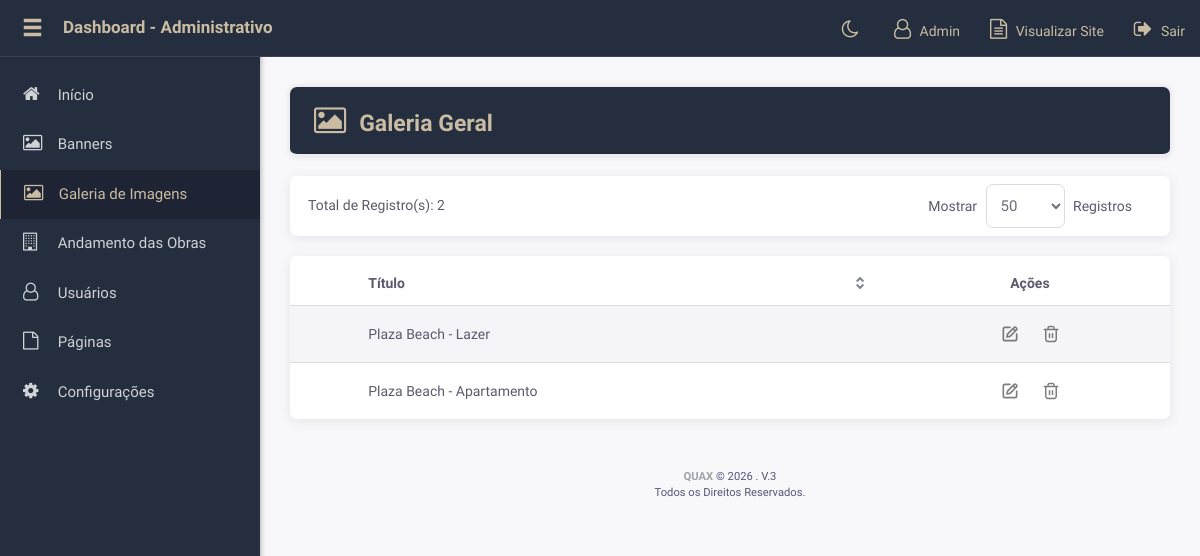
The page /q-admin/list/galeria.php (signed in) on the database its author committed.
### tables this page shows
CREATE TABLE `adm_galeria` (
  `id` int(11) NOT NULL,
  `titulo` varchar(255) DEFAULT NULL,
  `permalink` varchar(100) NOT NULL,
  `status` int(1) NOT NULL DEFAULT 1,
  `criado` timestamp NOT NULL DEFAULT current_timestamp()
);

### q-admin/config.php (called while the page is built, shortened)
<?php
require_once __DIR__."/../php/classes/Class.login.php";
require_once __DIR__."/php/functions.php";
$userClass = new Usuario();
$arMenu = [
	'Início' => [
		'show' 		=> true,
		'icon' 		=> 'home',
		'access'  	=> 'FULL',
		'file' 		=> 'index.php',
		'submenu' 	=> NULL
	],
	'Banners' => [
		'show' 		=> true,
		'icon' 		=> 'picture-o',
		'access'  	=> 6,
		'file' 		=> 'list/banners.php',
		'submenu' 	=> NULL
	],
	'Tenho Interesse' => [
		'show' 		=> true,
		'icon' 		=> 'address-card-o',
		'access'  	=> 16,
		'file' 		=> 'list/trabalhe-conosco.php',
		'submenu' 	=> NULL
	],
	'Galeria de Imagens' => [
		'show' 		=> true,
		'icon' 		=> 'picture-o',
		'access'  	=> 5,
		'file' 		=> 'list/galeria.php',
		'submenu' 	=> NULL
	],
	'Andamento das Obras' => [
		'show' 		=> true,
		'icon' 		=> 'building-o',
		'access'  	=> 7,
		'file' 		=> 'form/obras.php',
		'submenu' 	=> NULL
	],
	'Usuários' => [
		'show' 		=> true,
		'icon' 		=> 'user-o',
		'access'  	=> 3,
		'file' 		=> 'list/usuarios.php',
		'submenu' 	=> NULL
	],
	'Páginas' => [
		'show' 		=> true,
		'icon' 		=> 'file-o',
		'access'  	=> 1,
		'file' 		=> 'list/paginas.php',
		'submenu' 	=> NULL
	],
	'Configurações' => [
		'show' 		=> true,
		'icon' 		=> 'cog',
		'access'  	=> 2,
		'file' 		=> 'form/configuracoes.php',
		'submenu' 	=> NULL
	],
];
$LIST_ACCESS_FILE = [
	'FULL' => [
		'index.php',
		'ajax/ajax-clear-string.php',
		'ajax/ajax-cities.php',
		'ajax/ajax-image-functions.php',
		'ajax/ajax-image-upload.php',
		'ajax/ajax-save-order.php',
		'ajax/ajax-delete-check.php',
		'sair.php'],
	1  => [
		'list/paginas.php',
		'form/paginas.php'
	],
	2  => ['form/configuracoes.php'],
	3  => [
		'list/usuarios.php',
		'form/usuarios.php'
	],
	5  => [
		'list/galeria.php',
		'form/galeria.php',
	],
	6 => [
		'list/banners.php',
		'form/banners.php'
	],
	7 => ['form/obras.php'],
	16 => [
		'list/trabalhe-conosco.php',
	],
];
$javascript = ['bootstrap.js', 'jquery.tablesorter-pager.js', 'sweetalert2.min.js', 'script.admin.js'];
$acessoAutor 	= $userClass->getAcesso();
$__ITEMS_PER_PAGE__ = 50;

### php/classes/Class.login.php (called while the page is built, shortened)
<?php
class Usuario {
    var $prefixoChaves = 'usuario_';
	function getAutor() {
		return $_SESSION[$this->prefixoChaves."nome_completo"];
	}
	function getAcesso() {
		return explode("-",$_SESSION[$this->prefixoChaves."acesso"]);
	}
}

### q-admin/models/galeria.php (called while the page is built, shortened)
<?php
$__TABLE__ 	 	 = 'GALERIA';
$_header['titulo'] = 'Galeria Geral';
$_header['icon']   = 'picture-o';

### php/ezsql/ez_sql_core.php (called while the page is built, shortened)
<?php
	class ezSQLcore
	{
		var $num_queries      = 0;
		var $conn_queries     = 0;
		var $timers           = array();
		function get_host_port( $host, $default = false )
		{
			$port = $default;
			return array( $host, $port );
		}
		function flush()
		{
			$this->last_result = null;
		}
		function get_results($query=null, $output = OBJECT)
		{
			if ( $query )
			{
				$this->query($query);
			}
			if ( $output == OBJECT )
			{
				return $this->last_result;
			}
		}
		function timer_get_cur()
		{
			list($usec, $sec) = explode(" ",microtime());
			return ((float)$usec + (float)$sec);
		}
		function timer_start($timer_name)
		{
			$this->timers[$timer_name] = $this->timer_get_cur();
		}
		function timer_elapsed($timer_name)
		{
			return round($this->timer_get_cur() - $this->timers[$timer_name],2);
		}
		function count ($all = true, $increase = false) {
			if ($increase) {
				$this->num_queries++;
				$this->conn_queries++;
			}
			return ($all) ? $this->num_queries : $this->conn_queries;
		}
	}

### php/database.php (called while the page is built, shortened)
<?php
$tables = [];
$tables['ACESSOS'] 		 	  	= PREFIX.'acessos';
$tables['PAGINAS'] 			  	= PREFIX.'paginas';
$tables['USUARIOS'] 		  	= PREFIX.'usuarios';
$tables['BANNERS']			  	= PREFIX.'banners';
$tables['CADASTRO']				= PREFIX.'cadastro';
$tables['CONFIG']			  	= PREFIX.'config';
$tables['GALERIA']				= PREFIX.'galeria';
$tables['GALERIA_IMG']			= PREFIX.'galeria_imagens';
$tables['EMPREENDIMENTOS_IMG']	= PREFIX.'empreendimentos_imagens';
require PHP."ezsql/ez_sql_core.php";
require PHP."ezsql/ez_sql_mysqli.php";
$db = new ezSQL_mysqli(DB_USER,DB_PASS,DB_NAME,DB_HOST);

### php/classes/Class.paginacao-admin.php (called while the page is built, shortened)
<?php
class Paginator{
	var $items_per_page;
	var $default_ipp = 25;
	function __construct()
	{
		$this->items_per_page = (!empty($_GET['ipp'])) ? $_GET['ipp']:$this->default_ipp;
	}
	function paginate($pag=false)
	{
		$this->current_page = (int) ($pag?$pag:$_GET['page']);
		if($this->current_page < 1 Or !is_numeric($this->current_page)) $this->current_page = 1;
		$this->low = ($this->current_page-1) * $this->items_per_page;
		$this->limit = ($_GET['ipp'] == 'Todos') ? "":" LIMIT $this->low,$this->items_per_page";
	}
}

### php/ezsql/ez_sql_mysqli.php (called while the page is built, shortened)
<?php
	$ezsql_mysqli_str = array
	(
		1 => 'Require $dbuser and $dbpassword to connect to a database server',
		2 => 'Error establishing mySQLi database connection. Correct user/password? Correct hostname? Database server running?',
		3 => 'Require $dbname to select a database',
		4 => 'mySQLi database connection is not active',
		5 => 'Unexpected error while trying to select database'
	);
	class ezSQL_mysqli extends ezSQLcore
	{
		function connect($dbuser='', $dbpassword='', $dbhost='localhost', $dbport=false)
		{
			global $ezsql_mysqli_str; $return_val = false;
			if ( ! $dbuser )
			{
				$this->register_error($ezsql_mysqli_str[1].' in '.__FILE__.' on line '.__LINE__);
				$this->show_errors ? trigger_error($ezsql_mysqli_str[1],E_USER_WARNING) : null;
			}
			else
			{
				$this->dbh = new mysqli($dbhost,$dbuser,$dbpassword, '', $dbport);
				if( $this->dbh->connect_errno )
				{
					$this->register_error($ezsql_mysqli_str[2].' in '.__FILE__.' on line '.__LINE__);
					$this->show_errors ? trigger_error($ezsql_mysqli_str[2],E_USER_WARNING) : null;
				}
				else
				{
					$return_val = true;
				}
			}
			return $return_val;
		}
		function query($query)
		{
			$return_val = 0;
			$query = trim($query);
			$this->result = @$this->dbh->query($query);
			if ( preg_match("/^(insert|delete|update|start|replace|truncate|drop|create|alter|begin|commit|rollback|set|lock|unlock|call)/i",$query) )
			{
				$this->rows_affected = @$this->dbh->affected_rows;
				$return_val = $this->rows_affected;
			}
			else
			{
				$is_insert = false;
				$i=0;
				$num_rows=0;
				while ( $row = @$this->result->fetch_object() )
				{
					$num_rows++;
				}
				$this->num_rows = $num_rows;
				$return_val = $this->num_rows;
			}
			return $return_val;
		}
	}

### q-admin/list/galeria.php (the view, shortened to what this page needs)
<?php
require __DIR__ . '/../config.php';
require PHP . 'classes/Class.paginacao-admin.php';
get_header_gestor();
get_barra_header();
?>
<div id="buttons">
	<div class="text-right">
		<?php include GESTOR_INCLUDES . 'items-per-page.php'; ?>
		<?php count_results($count) ?>
	</div>
</div>
<?php
if ($count>0)
{
	$navbar = new Paginator;
	$navbar->items_total = $count;
	$navbar->mid_range = 9;
	$navbar->items_per_page = $items_page;
	$navbar->paginate();
	$query = $db->get_results("SELECT * FROM ".$tables[$__TABLE__]." ORDER BY criado DESC $navbar->limit");
?>
<div class="table-responsive">
	<table class="table table-striped table-hover">
		<thead>
			<tr>
				<th data-sorter="false"></th>
				<th>Título</th>
				<th class="text-center" data-sorter="false">Ações</th>
			</tr>
		</thead>
		<tbody>
		<?php foreach($query as $rs) { ?>
			<tr>
				<td></td>
				<td><?php echo $rs->titulo; ?></td>
				<td class="text-center">
					<?php btn_edit($rs->id) ?>
					<?php btn_delete($rs->id) ?>
				</td>
			</tr>
		<?php } ?>
		</tbody>
	</table>
</div>
<?php
} else {
?>
	<div class="alert alert-warning show">
		<strong>Nenhum registro existente</strong>
	</div>
<?php
	}
get_footer_gestor();

### q-admin/php/functions.php (shortened to what this page needs)
<?php
function geraMenu() {
	global $arMenu, $acessoAutor, $LIST_ACCESS_FILE;
	$_html = [];
	foreach($arMenu as $title => $var)
	{
		if($var['show'] && in_array($var['access'], $acessoAutor) || $var['access']=='FULL')
		{
			$current_file = returnFilePath('admin');
			$current_menu = false;
			if (!is_null($var['file']) && ($current_file == $var['file'] || str_replace('list/', 'form/', $var['file']) == $current_file)) {
				$current_menu = true;
			}
			if ( in_array($current_file, $LIST_ACCESS_FILE[ $var['access'] ])) {
				$current_menu = true;
			}
			$_html[] = '<li '.($current_menu ? 'class="active"' : "").'>';
			$_html[] = '<a href="'.(!is_null($var['file']) ? HTTP_GESTOR.$var['file'] : 'javascript:void(0)').'" '.(!is_null($var['file']) ? '' : 'class="dropdown"').'>';
			$_html[] =		'<span class="waypoint animation_scale animated fa fa-'.$var['icon'].'"></span>
			<span class="titulo-menu">'.$title.(!is_null($var['file']) ? '' : ' <i class="fa fa-angle-down pull-right"></i>')."</span>";
			$_html[] = '</a>';
			$_html[] = '</li>';
		}
	}
	return implode("\n", $_html);
}
function get_header_gestor() {
	global $userClass;
	$_html[] = '<!DOCTYPE>';
	$_html[] = '<html lang="pt-br">';
	$_html[] = '	<head>';
	$_html[] = '		<meta charset="utf-8" />';
	$_html[] = '		<meta name="viewport" content="width=device-width, initial-scale=1, maximum-scale=1, user-scalable=no">';
	$_html[] = '		<meta name="robots" content="noindex,nofollow" />';
	$_html[] = '		<title>Dashboard - Administrativo</title>';
	$_html[] = '		<link rel="icon" href="'.ASSETS_GESTOR.'img/favicon.ico" type="image/x-icon">';
	$_html[] = '		<link rel="shortcut icon" type="image/x-icon" href="'.ASSETS_GESTOR.'img/favicon.ico">';
	$_html[] = '		<script type="text/javascript"> var HTTP_GESTOR = \''.HTTP_GESTOR.'\'</script>';
	$_html[] = '		<script type="text/javascript"> var HTTP = \''.HTTP.'\'</script>';
	$_html[] = '
						<link rel="preconnect" href="https://fonts.googleapis.com">
						<link rel="preconnect" href="https://fonts.gstatic.com" crossorigin>
						<link href="https://fonts.googleapis.com/css2?family=Public+Sans:wght@400;600&display=swap" rel="stylesheet">
						';
	$_html[] = 			style_enqueue('gestor','return');
	$_html[] = '		<script src="'.ASSETS_GESTOR.'js/jquery-3.5.1.min.js"></script>';
	$_html[] = '		<script src="'.ASSETS_GESTOR.'js/jquery-ui.min.js"></script>';
	$_html[] = '	</head>';
	$_html[] = '	<body class="">';
	$_html[] = '		<nav class="navbar navbar-inverse navbar-fixed-top noPrint " role="navigation">';
	$_html[] = '			<div class="container-fluid">';
	$_html[] = '				<div class="navbar-header waypoint animation_left_d1 animated">';
	$_html[] = '					<button type="button" class="navbar-toggle" data-toggle="collapse" data-target=".navbar-collapse">';
	$_html[] = '						<span class="sr-only">Toggle navigation</span>';
	$_html[] = '						<span class="icon-bar"></span>';
	$_html[] = '						<span class="icon-bar"></span>';
	$_html[] = '						<span class="icon-bar"></span>';
	$_html[] = '					</button>';
	$_html[] = '					<a class="showMenu"><span class="glyphicon glyphicon-menu-hamburger"></span></a>';
	$_html[] = '					<a class="navbar-brand" href="'.HTTP_GESTOR.'">Dashboard - Administrativo</a>';
	$_html[] = '				</div>';
	$_html[] = '				<div class="navbar-collapse collapse">';
	$_html[] = '					<ul class="nav navbar-nav navbar-right waypoint animation_right_d1 animated">';
	$_html[] = '						<li><a class="toggle-theme" title="Trocar tema"><i class="fa fa-moon-o"></i></a></li>';
	$_html[] = '						<li><a><i class="fa fa-user-o"></i> '.$userClass->getAutor().'</a></li>';
	$_html[] = '						<li><a href="'.HTTP.'" target="_blank"><i class="fa fa-file-text-o"></i> Visualizar Site</a></li>';
	$_html[] = '						<li><a href="'.HTTP_GESTOR.'sair.php"><i class="fa fa-sign-out"></i> Sair</a></li>';
	$_html[] = '					</ul>';
	$_html[] = '				</div>';
	$_html[] = '			</div>';
	$_html[] = '		</nav>';
	$_html[] = '		<div class="container-fluid">';
	$_html[] = '			<div class="row">';
	$_html[] = '				<aside id="sidebar" class="col-sm-3 col-md-2 noPrint waypoint animation_left animated" role="sidebar">';
	$_html[] = '					<nav class="waypoint animation_left_d1 animated">';
	$_html[] = '						<ul class="nav nav-sidebar">';
	$_html[] = 								geraMenu();
	$_html[] = '						</ul>';
	$_html[] = '					</nav>';
	$_html[] = '					';
	$_html[] = '				</aside>';
	$_html[] = '				<div id="main" class="col-sm-9 col-sm-offset-3 col-md-10 col-md-offset-2 waypoint animation_bottom animated">';
	echo implode("\n",$_html);
}
function get_footer_gestor() {
	$_html[] = '					<footer class="titulo-menu">';
	$_html[] = '						<a title="QUAX" target="_blank" href="https://quax.com.br">
											<b>QUAX</b>
										</a> &copy; '.date("Y").' . V.3<br>
										Todos os Direitos Reservados.';
	$_html[] = '					</footer>';
	$_html[] = '				</div>';
	$_html[] = '			</div>';
	$_html[] = '		</div>';
	$_html[] = 			javascript_enqueue('gestor','return');
	$_html[] = '	</body>';
	$_html[] = '</html>';
	echo implode("\n",$_html);
}
function get_barra_header() {
	global $count, $_header, $_controles;
	$_html[] = '<h1 class="page-header"><span class="waypoint animation_scale animated fa fa-'.$_header['icon'].'"></span>'.$_header['titulo'].'</h1>';
	$_html[] = NotifyMessage();
	$_html[] = NotiyMessageForm();
	echo implode("\n",$_html);
}
function returnFilePath($location = 'home') {
	if ($location == 'home') {
		$shift_num = SHIFT_NUM;
	} elseif ($location == 'admin') {
		$shift_num = (SHIFT_NUM + 1);
	}
	$this_path  = pathinfo($_SERVER['SCRIPT_NAME'], PATHINFO_DIRNAME);
	$this_file  = pathinfo($_SERVER['SCRIPT_NAME'], PATHINFO_BASENAME);
	$full_path  = $this_path . '/' . $this_file;
	$path_array = explode("/", $full_path);
	$path_array = removeBlankElement($path_array);
	for ($i = 0; $i < $shift_num; $i++) {
	    array_shift($path_array);
	}
    return implode("/", $path_array);
}
function btn_edit($id){
	echo '<a class="btn unlocked" href="'.HTTP_GESTOR.'form/'.SELF_PAG.'?id='.$id.'"><img src="'.ASSETS_GESTOR.'img/edit.svg"></a>';
}
function btn_delete($id){
	echo '<a class="btn unlocked deletar" href="'.HTTP_GESTOR.'list/'.SELF_PAG.'?id='.$id.'&delete=1"><img src="'.ASSETS_GESTOR.'img/trash.svg"></a>';
}
function count_results($count){
	echo '<div class="cont">Total de Registro(s): '.$count.'</div>';
}

### rows shown on the page
adm_galeria: titulo "Plaza Beach - Lazer"
adm_galeria: titulo "Plaza Beach - Apartamento"

### other values the page prints
$userClass->getAutor() "Admin"
$title "Início Banners Galeria de Imagens Andamento das Obras Usuários Páginas Configurações"
$_header['titulo'] "Galeria Geral"
$count "2"
